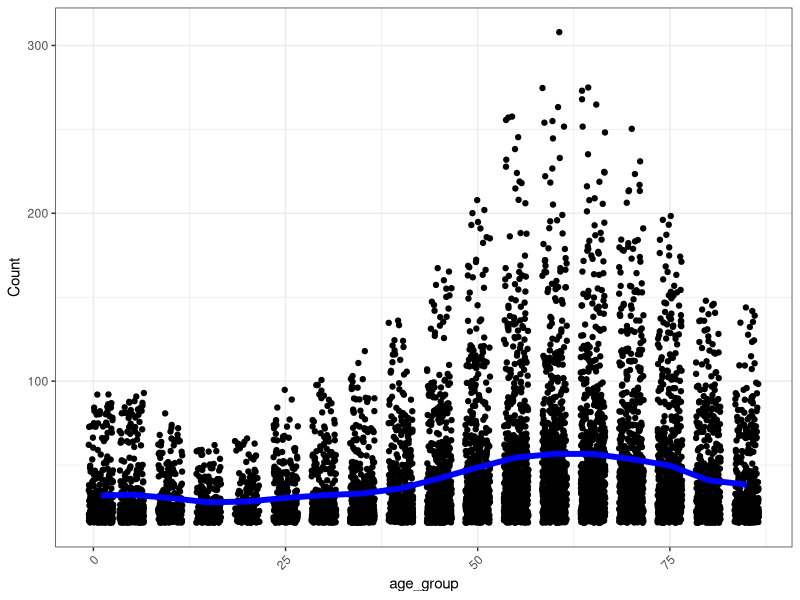
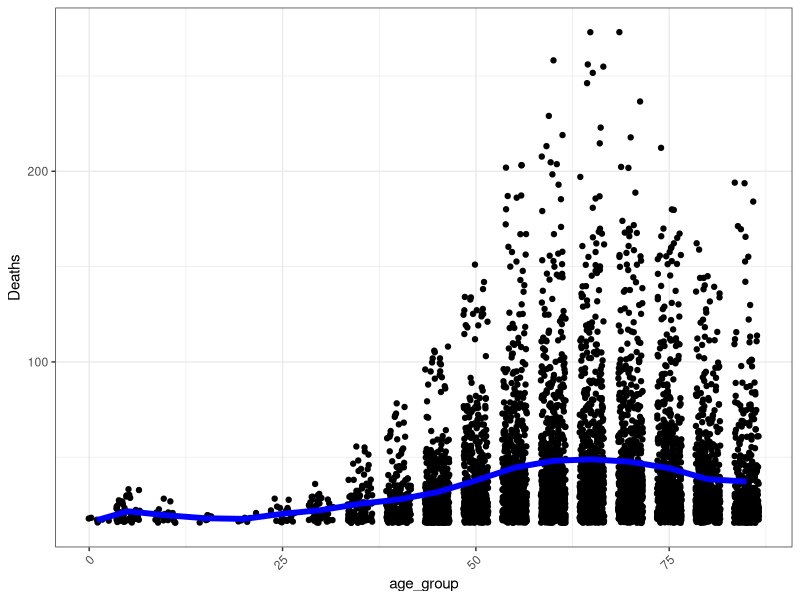
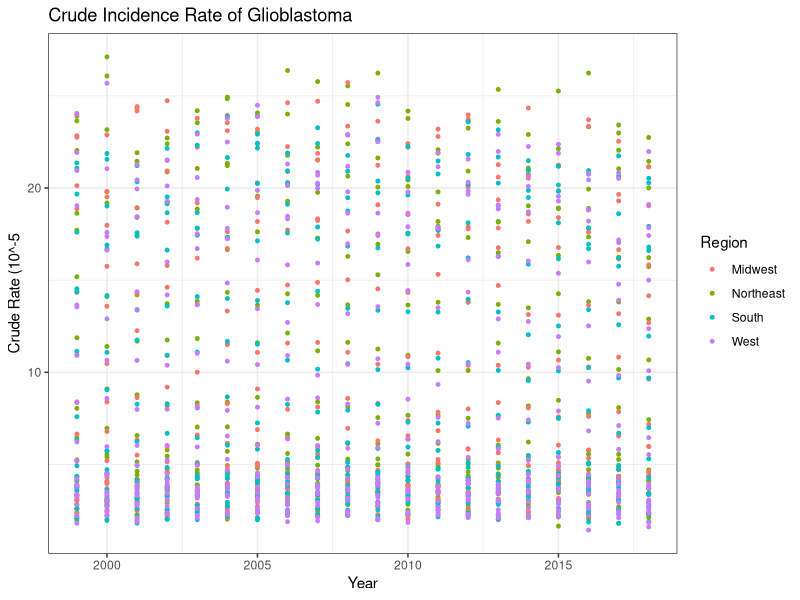

These figures' R source, in order:
library(tidyverse)
library(magrittr)
library(maps)

clean_text <- function(file){
  file <- file[,-1] #remove the "notes" column, which is NA values 
  #some rows are completely empty, filter them out 
  file <- file[which(complete.cases(file)),]
  file <- within(file, rm("Year Code"))
  return(file)
}

brain_death <- clean_text(read_delim("brain_death.txt",
                                      delim = "\t", escape_double = FALSE, 
                                      trim_ws = TRUE, show_col_types = FALSE))
brain_incident <- clean_text(read_delim("brain_incident.txt",
                                     delim = "\t", escape_double = FALSE, 
                                     trim_ws = TRUE, show_col_types = FALSE))
brain_rate <- clean_text(read_delim("brain_rate.txt",
                                     delim = "\t", escape_double = FALSE, 
                                     trim_ws = TRUE, show_col_types = FALSE))

region_incident <- clean_text(read_delim("region_inc.txt",
                                         delim = "\t", escape_double = FALSE, 
                                         trim_ws = TRUE, show_col_types = FALSE))
region_death <- clean_text(read_delim("region_mort.txt",
                                      delim = "\t", escape_double = FALSE, 
                                      trim_ws = TRUE, show_col_types = FALSE))

#clean up brain incidence
age_group <- strsplit(brain_death$`Age Group Code`, "-")
age_group <- sapply(age_group, "[[", 1)
age_group <- as.numeric(substr(age_group, 1, 2))
brain_death <- cbind(brain_death, age_group)

age_group <- strsplit(brain_incident$`Age Groups Code`, "-")
age_group <- sapply(age_group, "[[", 1)
age_group <- as.numeric(substr(age_group, 1, 2))
brain_incident <- cbind(brain_incident, age_group)

age_group <- strsplit(region_incident$`Age Groups Code`, "-")
age_group <- sapply(age_group, "[[", 1)
age_group <- as.numeric(substr(age_group, 1, 2))
region_incident <- cbind(region_incident, age_group)

age_group <- strsplit(region_death$`Age Group Code`, "-")
age_group <- sapply(age_group, "[[", 1)
age_group <- as.numeric(substr(age_group, 1, 2))
region_death <- cbind(region_death, age_group)

#visualize the brain incidence rate by age group 
ggplot(brain_incident, aes(x = age_group, y = Count)) + theme_bw() + 
  theme(axis.text.x=element_text(angle=45,hjust=1)) + geom_jitter() + 
  stat_summary(geom = "line", fun = "mean", col  = "blue", lwd = 2)
#visualize with year 
plot_inc <- ggplot(brain_incident, aes(x = age_group, y = `Crude Rate`, color = Year)) + 
  theme_bw() + theme(axis.text.x=element_text(angle=45,hjust=1)) + 
  geom_jitter() + scale_color_gradient(low = "blue", high = "red") + 
  xlab("Age (Grouped)") + ylab("Crude Rate (10^-5)") + ggtitle("Crude Incidence Rate of Glioblastoma")

#visualize the brain incidence rate by age group 
ggplot(brain_death, aes(x = age_group, y = Deaths)) + theme_bw() + 
  theme(axis.text.x=element_text(angle=45,hjust=1)) + geom_jitter()+ 
  stat_summary(geom = "line", fun = "mean", col  = "blue", lwd = 2)
#visualize with year 
plot_death <- ggplot(brain_death, aes(x = age_group, y = `Crude Rate`, group = Year, color = Year)) + 
  theme_bw() + theme(axis.text.x=element_text(angle=45,hjust=1)) + 
  geom_jitter() + scale_color_gradient(low = "blue", high = "red") + 
  xlab("Age (Grouped)") + ylab("Crude Rate (10^-5)") + ggtitle("Crude Mortality Rate of Glioblastoma")
  

#Region
ggplot(region_incident, aes(x = Year, y = `Crude Rate`, group = Region)) + 
  geom_point(aes(color = Region), size = 1) + theme_bw() + 
  ylab("Crude Rate (10^-5") + ggtitle("Crude Incidence Rate of Glioblastoma")

mean_region <- region_incident %>% group_by(Region, Year) %>% 
  dplyr::summarize(mean = mean(`Crude Rate`), sd = sd(`Crude Rate`))

mean_region_plot <- ggplot(mean_region, aes(x = Year, y = mean, group = Region)) + 
  geom_point(aes(color = Region), size = 1) + theme_bw() +
  ylab("Average Crude Rate (10^-5)") + ggtitle("Crude Incidence Rate of Glioblastoma")

mean_death <- region_death %>% group_by(Region, Year) %>% 
  dplyr::summarize(mean = mean(`Crude Rate`), sd = sd(`Crude Rate`))

mean_death_plot <- ggplot(mean_death, aes(x = Year, y = mean, group = Region)) + 
  geom_point(aes(color = Region), size = 1) + theme_bw() +
  ylab("Average Crude Rate (10^-5)") + ggtitle("Crude Death Rate of Glioblastoma")

#Map
df <- brain_incident
year <- df %>% distinct(Year)
year <- year$Year
MainStates <- map_data("state")
MainStates$region <- str_to_title(MainStates$region)
colnames(MainStates) <- c("long", "lat", "group", "order", "States", "subregion")

df_mean <- df %>% subset(Year == 2017) %>% group_by(States)

plot_data <- inner_join(df_mean, MainStates, by = "States") %>% 
  dplyr::select("States", "long", "lat", "Crude Rate", "Year", "group")

plot_data$rate <- plot_data$`Crude Rate`

visual_map <- ggplot() + 
  geom_polygon(data=MainStates, aes(x=long, y=lat, group=group),color="black", fill="seashell1", size = .3) + 
  geom_polygon(data = plot_data, aes(x = long, y = lat, group = States, fill = rate), 
               color = "grey", size = .3) + 
  scale_color_gradient(name="Crude Rate (10^-5)", 
                       low = "blue2", 
                       high = "brown3", 
                       na.value = "grey50") + labs(title="Glioblastoma incidence rates")

